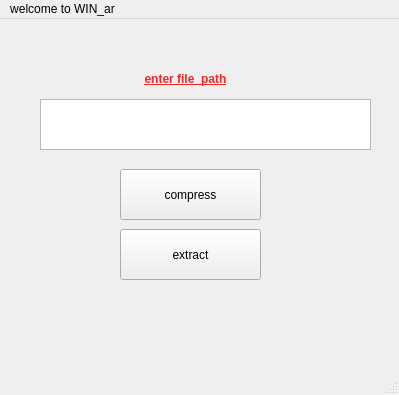
<?xml version="1.0" encoding="UTF-8"?>
<ui version="4.0">
 <class>MainWindow</class>
 <widget class="QMainWindow" name="MainWindow">
  <property name="geometry">
   <rect>
    <x>0</x>
    <y>0</y>
    <width>399</width>
    <height>395</height>
   </rect>
  </property>
  <property name="windowTitle">
   <string>MainWindow</string>
  </property>
  <widget class="QWidget" name="centralwidget">
   <widget class="QPushButton" name="pushButton">
    <property name="geometry">
     <rect>
      <x>120</x>
      <y>150</y>
      <width>141</width>
      <height>51</height>
     </rect>
    </property>
    <property name="text">
     <string>compress</string>
    </property>
    <property name="icon">
     <iconset>
      <normaloff>download.png</normaloff>download.png</iconset>
    </property>
    <property name="iconSize">
     <size>
      <width>32</width>
      <height>32</height>
     </size>
    </property>
    <property name="checkable">
     <bool>true</bool>
    </property>
    <property name="checked">
     <bool>false</bool>
    </property>
   </widget>
   <widget class="QTextEdit" name="textEdit">
    <property name="geometry">
     <rect>
      <x>40</x>
      <y>80</y>
      <width>331</width>
      <height>51</height>
     </rect>
    </property>
   </widget>
   <widget class="QPushButton" name="pushButton_2">
    <property name="geometry">
     <rect>
      <x>120</x>
      <y>210</y>
      <width>141</width>
      <height>51</height>
     </rect>
    </property>
    <property name="text">
     <string>extract</string>
    </property>
    <property name="icon">
     <iconset>
      <normaloff>extract.png</normaloff>extract.png</iconset>
    </property>
    <property name="iconSize">
     <size>
      <width>32</width>
      <height>32</height>
     </size>
    </property>
    <property name="checkable">
     <bool>true</bool>
    </property>
   </widget>
   <widget class="QLabel" name="label">
    <property name="geometry">
     <rect>
      <x>120</x>
      <y>50</y>
      <width>131</width>
      <height>21</height>
     </rect>
    </property>
    <property name="text">
     <string>&lt;html&gt;&lt;head/&gt;&lt;body&gt;&lt;p align=&quot;center&quot;&gt;&lt;span style=&quot; font-weight:600; text-decoration: underline; color:#ef2929;&quot;&gt;enter file_path&lt;/span&gt;&lt;/p&gt;&lt;/body&gt;&lt;/html&gt;</string>
    </property>
    <property name="scaledContents">
     <bool>false</bool>
    </property>
    <property name="alignment">
     <set>Qt::AlignCenter</set>
    </property>
    <property name="wordWrap">
     <bool>false</bool>
    </property>
   </widget>
  </widget>
  <widget class="QMenuBar" name="menubar">
   <property name="geometry">
    <rect>
     <x>0</x>
     <y>0</y>
     <width>399</width>
     <height>22</height>
    </rect>
   </property>
   <widget class="QMenu" name="menuw">
    <property name="title">
     <string>welcome to WIN_ar</string>
    </property>
   </widget>
   <addaction name="menuw"/>
  </widget>
  <widget class="QStatusBar" name="statusbar"/>
 </widget>
 <resources/>
 <connections/>
</ui>
